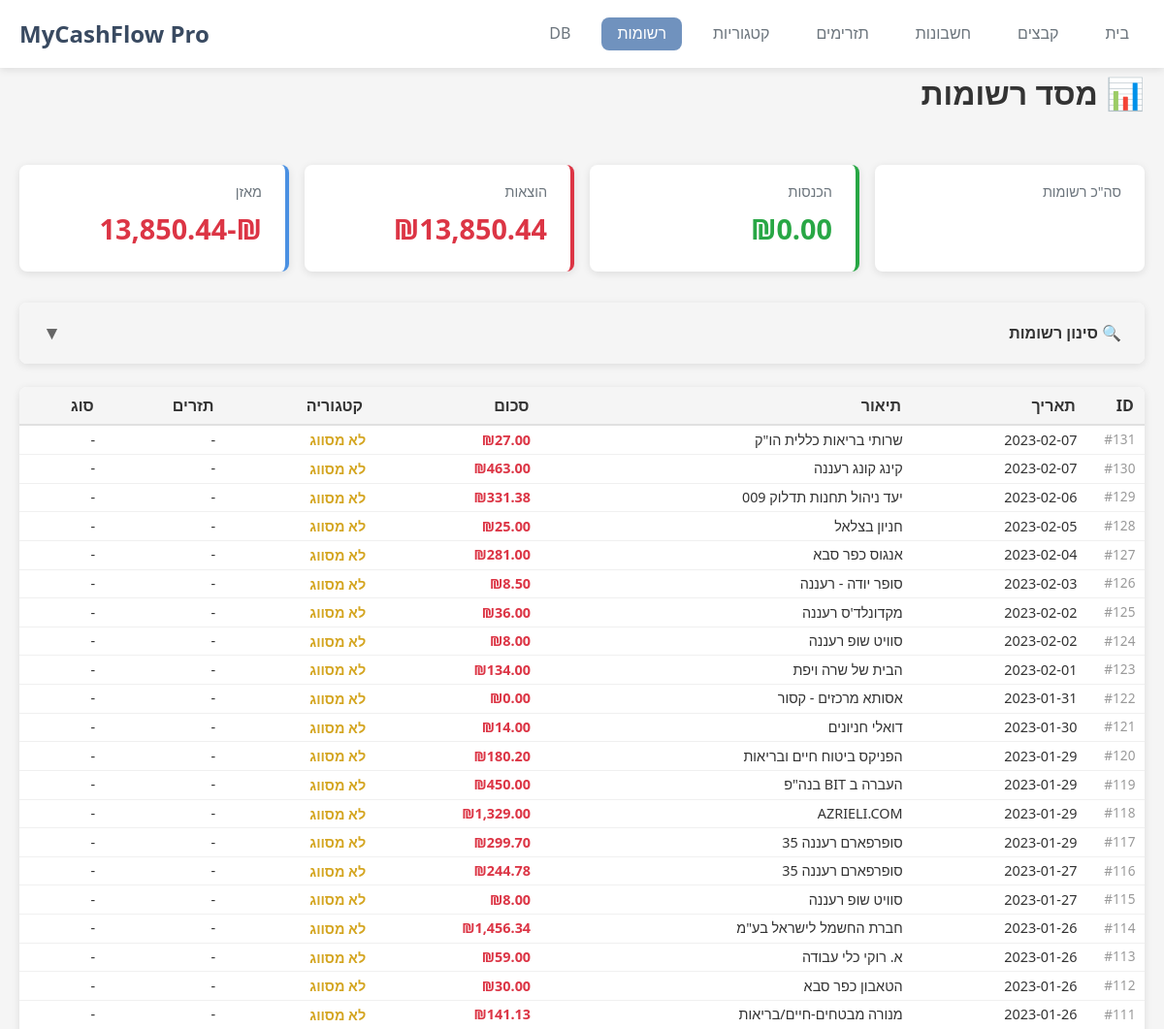
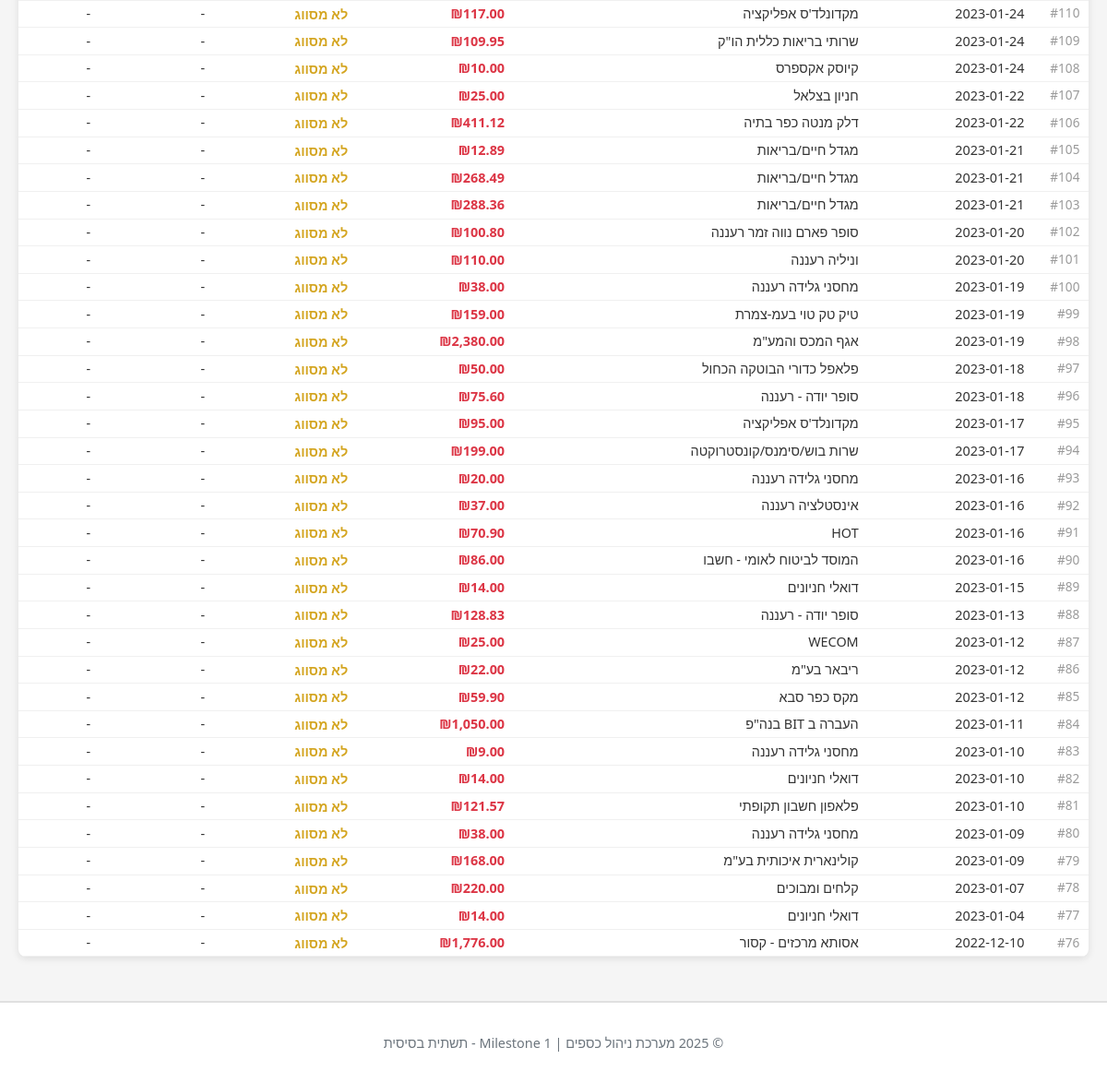
Screenshot of /transactions/ with the database file from the repository (2 pictures, top to bottom).
### tables this page shows
CREATE TABLE transactions (
        id INTEGER PRIMARY KEY AUTOINCREMENT,
        flow_id INTEGER NOT NULL,
        account_id INTEGER,
        file_id INTEGER,
        
        transaction_date DATE NOT NULL,
        description TEXT NOT NULL,
        amount DECIMAL(10,2) NOT NULL,
        
        monthly_amount DECIMAL(10,2),
        total_amount DECIMAL(10,2),
        is_installment BOOLEAN DEFAULT 0,
        installment_number INTEGER,
        total_installments INTEGER,
        
        transaction_type TEXT NOT NULL,
        source_type TEXT NOT NULL,
        
        category_id INTEGER,
        bank_category TEXT,
        category_status TEXT DEFAULT 'auto',
        
        card_last4 TEXT,
        charge_date DATE,
        balance DECIMAL(10,2),
        debit DECIMAL(10,2),
        credit DECIMAL(10,2),
        
        is_reconciled BOOLEAN DEFAULT 0,
        reconciliation_id INTEGER,
        
        is_excluded BOOLEAN DEFAULT 0,
        is_duplicate BOOLEAN DEFAULT 0,
        notes TEXT,
        tags TEXT,
        
        created_at TIMESTAMP DEFAULT CURRENT_TIMESTAMP,
        updated_at TIMESTAMP DEFAULT CURRENT_TIMESTAMP,
        created_by TEXT DEFAULT 'system',
        
        FOREIGN KEY (flow_id) REFERENCES flows(id) ON DELETE CASCADE,
        FOREIGN KEY (account_id) REFERENCES accounts(id) ON DELETE SET NULL,
        FOREIGN KEY (file_id) REFERENCES files(id) ON DELETE CASCADE,
        FOREIGN KEY (category_id) REFERENCES categories(id) ON DELETE SET NULL,
        FOREIGN KEY (reconciliation_id) REFERENCES reconciliations(id) ON DELETE SET NULL
    );

### routes/transactions.py (the view)
@transactions_bp.route('/transactions')
@transactions_bp.route('/transactions/')
def list_transactions():
    try:
        conn = database.get_connection()
        cursor = conn.cursor()
        cursor.execute('''
            SELECT
                t.id,
                COALESCE(t.transaction_date, '') as transaction_date,
                COALESCE(t.description, '') as description,
                COALESCE(t.amount, 0) as amount,
                COALESCE(t.transaction_type, '') as transaction_type
            FROM transactions t
            ORDER BY t.transaction_date DESC
            LIMIT 100
        ''')
        transactions = []
        for row in cursor.fetchall():
            transactions.append({
                'id': row[0],
                'date': row[1],
                'description': row[2],
                'amount': row[3],
                'type': row[4],
                'category': 'לא מסווג',
                'account': '-',
                'flow': '-'
            })
        cursor.execute('''
            SELECT
                COALESCE(SUM(CASE WHEN amount > 0 THEN amount ELSE 0 END), 0),
                COALESCE(SUM(CASE WHEN amount < 0 THEN ABS(amount) ELSE 0 END), 0),
                COUNT(*)
            FROM transactions
        ''')
        stats_row = cursor.fetchone()
        conn.close()
        stats = {
            'income': stats_row[0],
            'expenses': stats_row[1],
            'balance': stats_row[0] - stats_row[1],
            'total': stats_row[2]
        }
        return render_template('transactions/list.html',
                             transactions=transactions,
                             stats=stats,
                             flows=[],
                             current_flow_id=None)
    except Exception as e:
        error_html = f"""
        <html dir="rtl">
        <body style="font-family: Arial; padding: 20px;">
            <h1 style="color: red;">שגיאה בדף רשומות</h1>
            <pre style="background: #f0f0f0; padding: 15px; direction: ltr;">
{traceback.format_exc()}
            </pre>
        </body>
        </html>
        """
        return error_html, 500

### database.py (called while the page is built)
def get_connection():
    os.makedirs('data', exist_ok=True)
    conn = sqlite3.connect(DB_PATH, timeout=30.0)  # המתנה עד 30 שניות לנעילה
    conn.row_factory = sqlite3.Row  # מאפשר גישה לעמודות לפי שם
    conn.execute('PRAGMA foreign_keys = ON')  # אכיפת foreign keys
    conn.execute('PRAGMA journal_mode=WAL')  # מצב Write-Ahead Logging לביצועים טובים יותר
    return conn

### templates/transactions/list.html (shortened to what this page needs)
{% extends "base.html" %}
{% block content %}
<div class="transactions-page">
    <div class="transactions-header">
        <h2>📊 מסד רשומות</h2>
    </div>
    <div class="summary-cards">
        <div class="summary-card">
            <div class="summary-label">סה"כ רשומות</div>
        </div>
        <div class="summary-card income">
            <div class="summary-label">הכנסות</div>
            <div class="summary-value amount-positive">
                ₪{{ "{:,.2f}".format(stats.income) if stats else '0.00' }}
            </div>
        </div>
        <div class="summary-card expense">
            <div class="summary-label">הוצאות</div>
            <div class="summary-value amount-negative">
                ₪{{ "{:,.2f}".format(stats.expenses) if stats else '0.00' }}
            </div>
        </div>
        <div class="summary-card balance">
            <div class="summary-label">מאזן</div>
            <div class="summary-value" style="color: {% if stats and stats.balance >= 0 %}#28A745{% else %}#DC3545{% endif %}">
                ₪{{ "{:,.2f}".format(stats.balance) if stats else '0.00' }}
            </div>
        </div>
    </div>
    <div class="filter-panel" id="filterPanel" onmouseleave="closeFilterPanel()">
        <div class="filter-header" onclick="toggleFilterPanel()">
            <h4>🔍 סינון רשומות</h4>
            <span class="filter-toggle" id="filterToggle">▼</span>
        </div>
    </div>
    <div class="transactions-table">
        {% if transactions %}
        <table>
            <thead>
                <tr>
                    <th style="width: 60px">ID</th>
                    <th>תאריך</th>
                    <th>תיאור</th>
                    <th>סכום</th>
                    <th>קטגוריה</th>
                    <th>תזרים</th>
                    <th>סוג</th>
                </tr>
            </thead>
            <tbody>
                {% for trans in transactions %}
                <tr {% if trans.is_excluded %}class="excluded-row"{% endif %}>
                    <td style="color: #999; font-size: 0.85rem">#{{ trans.id }}</td>
                    <td>{{ trans.date }}</td>
                    <td>
                        {{ trans.description }}
                    </td>
                    <td>
                        <span class="{% if trans.amount > 0 %}amount-positive{% else %}amount-negative{% endif %}">
                            ₪{{ "{:,.2f}".format(trans.amount|abs) }}
                        </span>
                    </td>
                    <td class="category-cell" data-transaction-id="{{ trans.id }}" ondblclick="editCategory(this)">
                        <span class="category-text">{{ trans.category }}</span>
                    </td>
                    <td>{{ trans.flow or 'לא מוגדר' }}</td>
                    <td>{{ trans.account }}</td>
                </tr>
                {% endfor %}
            </tbody>
        </table>
        {% else %}
        <div class="no-data">
            <h3>אין רשומות עדיין</h3>
            <p>העלה קובץ או הוסף רשומה ידנית כדי להתחיל</p>
        </div>
        {% endif %}
    </div>
</div>
{% endblock %}

### templates/base.html (shortened to what this page needs)
<!DOCTYPE html>
<html lang="he" dir="rtl">
<head>
    <link rel="stylesheet" href="{{ url_for('static', filename='css/style.css') }}?v=5">
</head>
<body>
    <nav class="navbar">
        <div class="container">
            <ul class="nav-menu">
                <li><a href="/" class="{% if request.endpoint == 'home' %}active{% endif %}">
                    בית
                </a></li>
                <li><a href="/files" class="{% if request.endpoint and 'files' in request.endpoint %}active{% endif %}">
                    קבצים
                </a></li>
                <li><a href="/accounts" class="{% if request.endpoint and 'accounts' in request.endpoint %}active{% endif %}">
                    חשבונות
                </a></li>
                <li><a href="/flows" class="{% if request.endpoint and 'flows' in request.endpoint %}active{% endif %}">
                    תזרימים
                </a></li>
                <li><a href="/categories" class="{% if request.endpoint and 'categories' in request.endpoint %}active{% endif %}">
                    קטגוריות
                </a></li>
                <li><a href="/transactions" class="{% if request.endpoint and 'transactions' in request.endpoint %}active{% endif %}">
                    רשומות
                </a></li>
                <li><a href="/database" class="{% if request.endpoint and 'database' in request.endpoint %}active{% endif %}">
                    DB
                </a></li>
            </ul>
            <div class="nav-brand">
                <h1>MyCashFlow Pro</h1>
            </div>
        </div>
    </nav>
    <main class="container">
        {% block content %}{% endblock %}
    </main>
    <footer>
        <div class="container">
            <p>© 2025 מערכת ניהול כספים | Milestone 1 - תשתית בסיסית</p>
        </div>
    </footer>
</body>
</html>

### static/css/style.css (style rules this page uses)
:root { --primary-color: #7092BE; --secondary-color: #6C757D; --light-gray: #F5F5F5; --medium-gray: #E0E0E0; --dark-gray: #333333; --success-color: #28A745; --warning-color: #FFC107; --error-color: #DC3545; --white: #FFFFFF; --border-radius: 8px; --shadow: 0 2px 8px rgba(0, 0, 0, 0.1); }
* { margin: 0; padding: 0; box-sizing: border-box; }
body { font-family: 'Segoe UI', Tahoma, Geneva, Verdana, sans-serif; direction: rtl; text-align: right; background-color: var(--light-gray); color: var(--dark-gray); line-height: 1.6; }
.container { max-width: 1200px; margin: 0 auto; padding: 0 20px; }
.navbar { background-color: var(--white); box-shadow: var(--shadow); padding: 1rem 0; position: sticky; top: 0; z-index: 100; }
.navbar .container { display: flex; justify-content: space-between; align-items: center; }
.nav-brand h1 { color: #394A61; font-size: 1.5rem; font-weight: 600; }
.nav-menu { display: flex; list-style: none; gap: 1rem; flex-wrap: wrap; }
.nav-menu a { color: var(--secondary-color); text-decoration: none; font-weight: 500; padding: 0.25rem 1rem; border-radius: var(--border-radius); transition: all 0.3s; display: flex; align-items: center; gap: 0.5rem; }
.nav-menu a.active { background-color: var(--primary-color); color: var(--white); }
main { padding: 2rem 0; min-height: calc(100vh - 200px); }
h2 { color: var(--dark-gray); font-size: 2rem; margin-bottom: 1rem; font-weight: 600; }
h4 { color: var(--secondary-color); font-size: 1.2rem; margin: 1rem 0 0.5rem; }
footer { background-color: var(--white); padding: 2rem 0; text-align: center; border-top: 2px solid var(--medium-gray); margin-top: 3rem; }
footer p { color: var(--secondary-color); font-size: 0.9rem; }

### templates/transactions/list.html (style rules this page uses)
.transactions-header { display: flex; justify-content: space-between; align-items: center; margin-bottom: 2rem; }
.summary-cards { display: grid; grid-template-columns: repeat(auto-fit, minmax(200px, 1fr)); gap: 1rem; margin-bottom: 2rem; }
.summary-card { background: white; padding: 1rem 1.5rem; border-radius: 8px; box-shadow: 0 2px 8px rgba(0,0,0,0.1); }
.summary-card.income { border-right: 4px solid #28A745; }
.summary-card.expense { border-right: 4px solid #DC3545; }
.summary-card.balance { border-right: 4px solid #4A90E2; }
.summary-value { font-size: 1.8rem; font-weight: 700; margin: 0.3rem 0; }
.summary-label { color: #6C757D; font-size: 0.9rem; }
.transactions-table { background: white; border-radius: 8px; box-shadow: 0 2px 8px rgba(0,0,0,0.1); overflow: hidden; }
table { width: 100%; border-collapse: collapse; }
thead { background: #F5F5F5; }
th { padding: 0.6rem 0.7rem; text-align: right; font-weight: 600; color: #333; border-bottom: 2px solid #E0E0E0; line-height: 1.2; height: 28px; }
td { padding: 0.4rem 0.6rem; border-bottom: 1px solid #F0F0F0; line-height: 1.1; height: 28px; font-size: 0.9rem; }
.category-cell { cursor: pointer; transition: background-color 0.2s; position: relative; height: 28px !important; vertical-align: middle; padding: 0.3rem 0.5rem !important; line-height: 1.1 !important; }
.category-text { display: inline-block; vertical-align: middle; }
.amount-positive { color: #28A745; font-weight: 600; }
.amount-negative { color: #DC3545; font-weight: 600; }
.filter-panel { background: white; border-radius: 8px; box-shadow: 0 2px 8px rgba(0,0,0,0.1); margin-bottom: 1.5rem; overflow: hidden; }
.filter-header { padding: 1rem 1.5rem; background: #F5F5F5; cursor: pointer; display: flex; justify-content: space-between; align-items: center; transition: background 0.2s; }
.filter-header h4 { margin: 0; font-size: 1rem; color: #333; }
.filter-toggle { font-size: 1.2rem; color: #666; transition: transform 0.3s; }

### rows the page displays
transactions: amount|abs "463.00"
transactions: amount|abs "331.38"
transactions: amount|abs "281.00"
transactions: amount|abs "36.00"
transactions: amount|abs "134.00"
transactions: amount|abs "180.20"
transactions: amount|abs "1,329.00"
transactions: amount|abs "1,456.34"
transactions: amount|abs "59.00"
transactions: amount|abs "30.00"
transactions: amount|abs "141.13"
transactions: amount|abs "10.00"
transactions: amount|abs "411.12"
transactions: amount|abs "100.80"
transactions: amount|abs "110.00"
transactions: amount|abs "159.00"
transactions: amount|abs "2,380.00"
transactions: amount|abs "50.00"
transactions: amount|abs "95.00"
transactions: amount|abs "199.00"
transactions: amount|abs "37.00"
transactions: amount|abs "70.90"
transactions: amount|abs "86.00"
transactions: amount|abs "25.00"
transactions: amount|abs "22.00"
transactions: amount|abs "59.90"
transactions: amount|abs "121.57"
transactions: amount|abs "168.00"
transactions: amount|abs "220.00"

### other values shown
{{ "{:,.2f}".format(stats.income) if stats else '0.00' }} "0.00"
{{ "{:,.2f}".format(stats.expenses) if stats else '0.00' }} "13,850.44"
{{ "{:,.2f}".format(stats.balance) if stats else '0.00' }} "-13,850.44"
{{ trans.id }} "131" "128" "126" "124" "122" "121" "119" "117" "116" "115" "110" "109" "107" "105" "104" "103" "100" "96" "93" "89" "88" "84" "83" "82" "80" "77" "76"
{{ trans.date }} "2023-02-07" "2023-02-05" "2023-02-03" "2023-02-02" "2023-01-31" "2023-01-30" "2023-01-29" "2023-01-29" "2023-01-27" "2023-01-27" "2023-01-24" "2023-01-24" "2023-01-22" "2023-01-21" "2023-01-21" "2023-01-21" "2023-01-19" "2023-01-18" "2023-01-16" "2023-01-15" "2023-01-13" "2023-01-11" "2023-01-10" "2023-01-10" "2023-01-09" "2023-01-04" "2022-12-10"
{{ trans.description }} "שרותי בריאות כללית הו\"ק" "חניון בצלאל" "סופר יודה - רעננה" "סוויט שופ רעננה" "אסותא מרכזים - קסור" "דואלי חניונים" "העברה ב BIT בנה\"פ" "סופרפארם רעננה 35" "סופרפארם רעננה 35" "סוויט שופ רעננה" "מקדונלד'ס אפליקציה" "שרותי בריאות כללית הו\"ק" "חניון בצלאל" "מגדל חיים/בריאות" "מגדל חיים/בריאות" "מגדל חיים/בריאות" "מחסני גלידה רעננה" "סופר יודה - רעננה" "מחסני גלידה רעננה" "דואלי חניונים" "סופר יודה - רעננה" "העברה ב BIT בנה\"פ" "מחסני גלידה רעננה" "דואלי חניונים" "מחסני גלידה רעננה" "דואלי חניונים" "אסותא מרכזים - קסור"
{{ "{:,.2f}".format(trans.amount|abs) }} "27.00" "25.00" "8.50" "8.00" "0.00" "14.00" "450.00" "299.70" "244.78" "8.00" "117.00" "109.95" "25.00" "12.89" "268.49" "288.36" "38.00" "75.60" "20.00" "14.00" "128.83" "1,050.00" "9.00" "14.00" "38.00" "14.00" "1,776.00"
{{ trans.category }} "לא מסווג" "לא מסווג" "לא מסווג" "לא מסווג" "לא מסווג" "לא מסווג" "לא מסווג" "לא מסווג" "לא מסווג" "לא מסווג" "לא מסווג" "לא מסווג" "לא מסווג" "לא מסווג" "לא מסווג" "לא מסווג" "לא מסווג" "לא מסווג" "לא מסווג" "לא מסווג" "לא מסווג" "לא מסווג" "לא מסווג" "לא מסווג" "לא מסווג" "לא מסווג" "לא מסווג"
{{ trans.flow or 'לא מוגדר' }} "-" "-" "-" "-" "-" "-" "-" "-" "-" "-" "-" "-" "-" "-" "-" "-" "-" "-" "-" "-" "-" "-" "-" "-" "-" "-" "-"
{{ trans.account }} "-" "-" "-" "-" "-" "-" "-" "-" "-" "-" "-" "-" "-" "-" "-" "-" "-" "-" "-" "-" "-" "-" "-" "-" "-" "-" "-"
